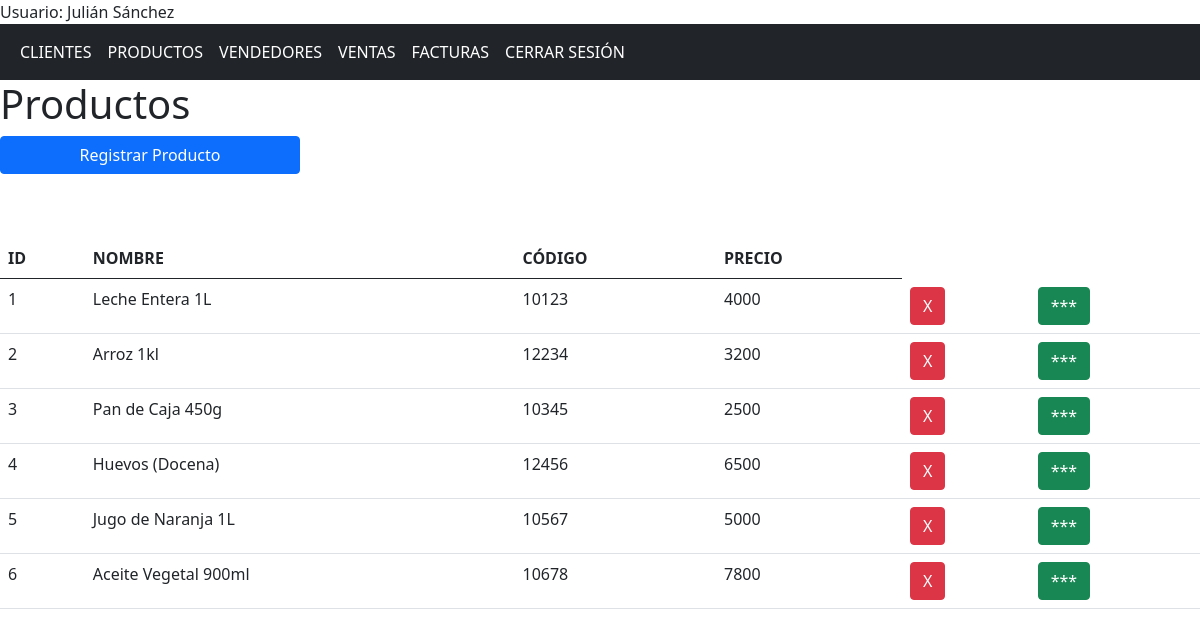
Before: /productos (signed in) with the older database file.
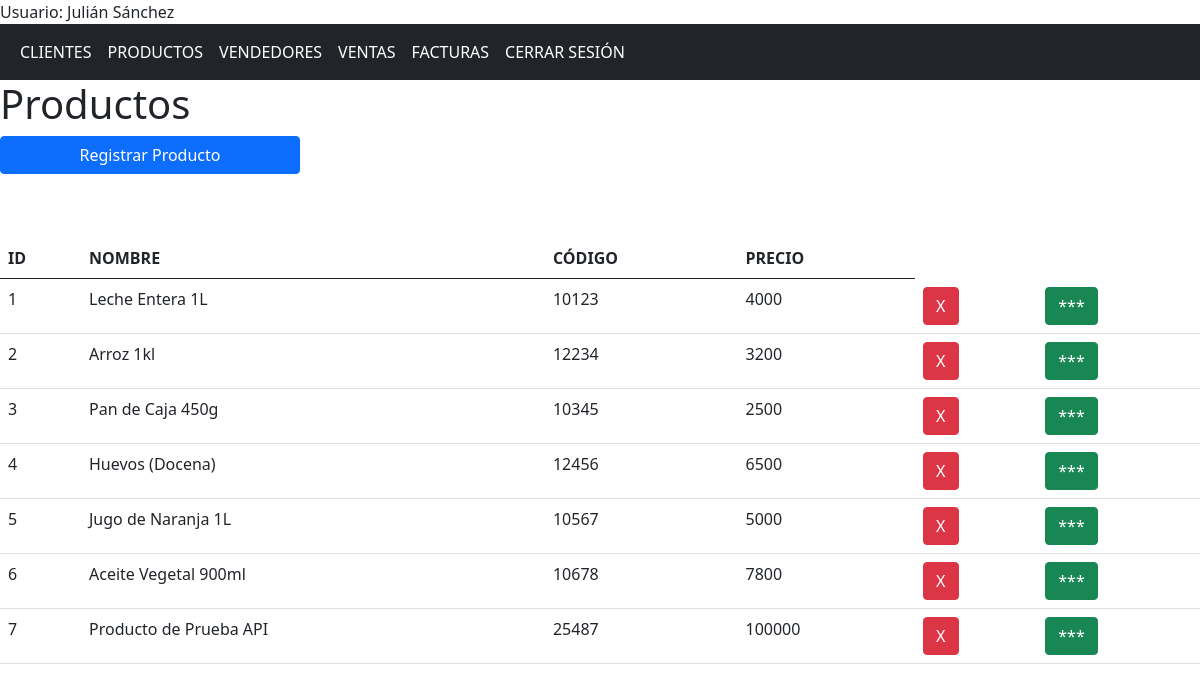
After: the same page with the newer database file.
### app/models/models.py (models this page shows, shortened)
class Usuario(db.Model, UserMixin):
    id = db.Column(db.Integer, primary_key = True)
    nombre = db.Column(db.String(150), nullable = False)
    correo = db.Column(db.String(150), nullable = False, unique = True)
    contrasena = db.Column(db.String(150), nullable = False)

class Producto(db.Model):
    id = db.Column(db.Integer, primary_key = True)
    nombre = db.Column(db.String(150), nullable = False)
    precio = db.Column(db.Integer, nullable = False)
    codigo = db.Column(db.String(150), nullable = False, unique = True)
    compras = db.relationship('CompraProducto', backref='producto')
    facturas = db.relationship('FacturaProducto', backref='producto')

### app/controllers/nav.py (the view)
@nav.route('/productos')
@login_required
def productos():
    productos = Producto.query.all()
    return render_template('productos.html', productos = productos)

### app/templates/productos.html (shortened to what this page needs)
{% extends "base.html" %}
{% block contenido %}
    <div class="row">
        <h1>Productos</h1>
    </div>
    <button class=" btn btn-primary col-sm-3 mb-3" id="registrar">Registrar Producto</button>
    <div class="row mt-5">
    <div class="col">
        <table class="table table-hover">
            <tr>
                <th>ID</th>
                <th>NOMBRE</th>
                <th>CÓDIGO</th>
                <th>PRECIO</th>
            </tr>
            <tbody id="tbody">
                {% for producto in productos %}
                <tr>
                    <td>{{producto.id}}</td>
                    <td>{{producto.nombre}}</td>
                    <td>{{producto.codigo}}</td>
                    <td>{{producto.precio}}</td>
                    <form action="{{url_for('producto.eliminar_producto')}}" method="post">
                        <td><button class="btn btn-danger" name="id" value="{{producto.id}}" type="submit">X</button></td>
                        <td><button class="btn btn-success boton_info" name="info" value="{{producto.id}}" type="button">***</button></td>
                    </form>
                </tr>
                {% endfor%}
            </tbody>
        </table>
    </div>
    </div>
{% endblock %}

### app/templates/base.html (shortened to what this page needs)
<!DOCTYPE html>
<html lang="en">
<head>
    <link href="https://cdn.jsdelivr.net/npm/bootstrap@5.0.2/dist/css/bootstrap.min.css" rel="stylesheet">
    <link rel="stylesheet" href="{{ url_for('static', filename='css/styles.css') }}">
</head>
<body>
    {% if current_user.is_authenticated %}
    <div>Usuario: {{ current_user.nombre }}</div>
    {% endif %}
    <nav class="navbar navbar-expand-sm bg-dark navbar-dark">
        <div class="container-fluid">
            <ul class="navbar-nav">
                {% if current_user.is_authenticated %}
                <li class="nav-item">
                    <a class="nav-link active" href="{{url_for('nav.clientes')}}"> CLIENTES</a>
                </li>
                <li class="nav-item">
                    <a class="nav-link active" href="{{url_for('nav.productos')}}">PRODUCTOS</a>
                </li>
                <li class="nav-item">
                    <a class="nav-link active" href="{{url_for('nav.vendedores')}}">VENDEDORES</a>
                </li>
                <li class="nav-item">
                    <a class="nav-link active" href="{{url_for('nav.compras')}}">VENTAS</a>
                </li>
                <li class="nav-item">
                    <a class="nav-link active" href="{{url_for('nav.facturas')}}">FACTURAS</a>
                </li>
                <li class="nav-item">
                    <a class="nav-link active" href="{{url_for('aut.logout')}}">CERRAR SESIÓN</a>
                </li>
                {% endif %}
            </ul>
        </div>
    </nav>
    {%block contenido%}{%endblock%}
</body>
</html>

Changed rows visible on the page:
added Producto: id "7", nombre "Producto de Prueba API", codigo "25487", precio "100000"
